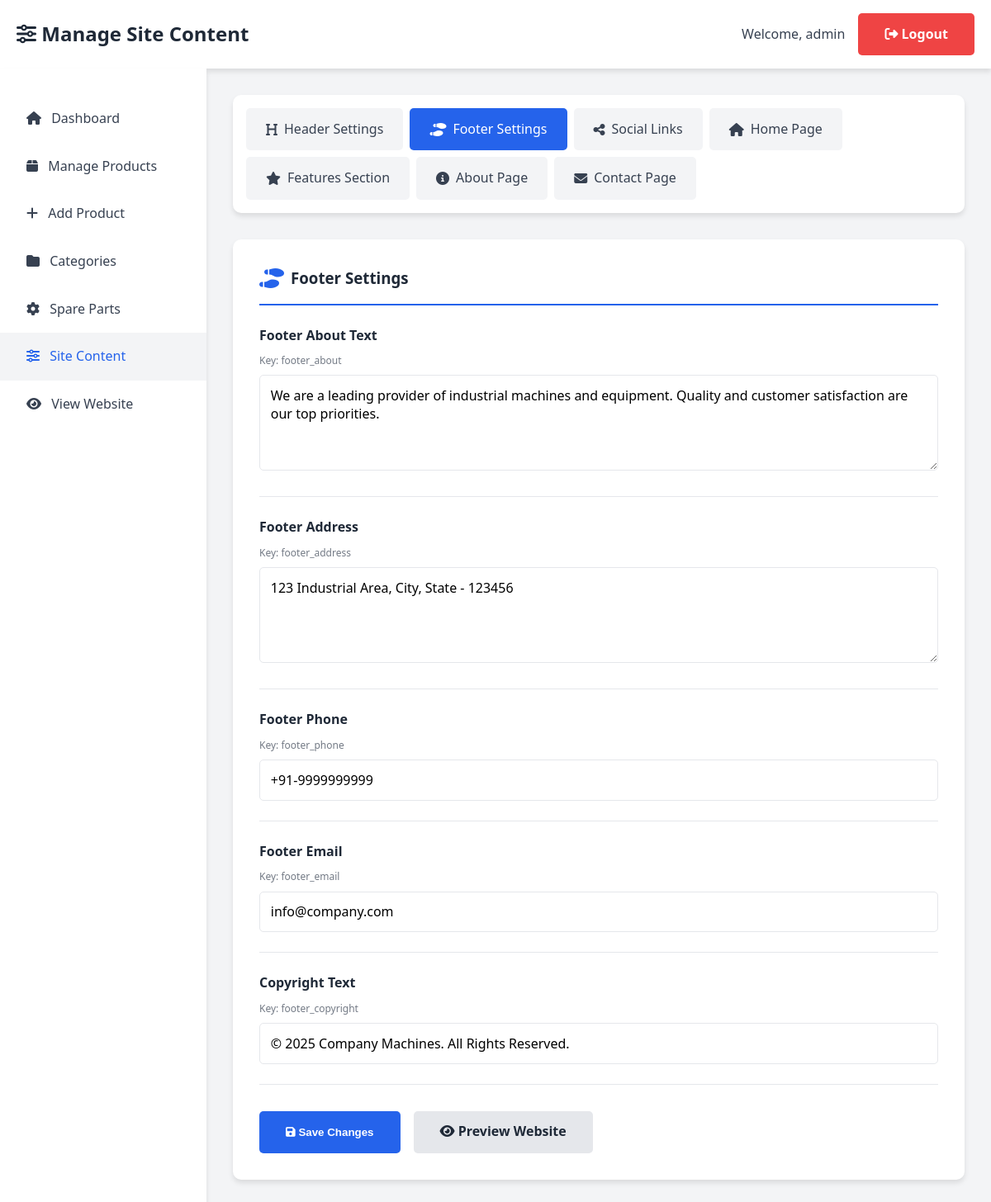
Page /admin/site_settings.php?group=footer (signed in) on the committed database.
### tables this page shows
CREATE TABLE IF NOT EXISTS site_settings (
    id INT PRIMARY KEY AUTO_INCREMENT,
    setting_key VARCHAR(100) UNIQUE NOT NULL,
    setting_value TEXT,
    setting_type ENUM('text', 'textarea', 'image', 'html') DEFAULT 'text',
    setting_group VARCHAR(50) DEFAULT 'general',
    setting_label VARCHAR(100),
    display_order INT DEFAULT 0,
    updated_at TIMESTAMP DEFAULT CURRENT_TIMESTAMP ON UPDATE CURRENT_TIMESTAMP
);

### admin/site_settings.php (the view, shortened to what this page needs)
<?php
require_once '../config.php';
$current_group = isset($_GET['group']) ? $_GET['group'] : 'header';
$groups = [
    'header' => ['label' => 'Header Settings', 'icon' => 'fa-heading'],
    'footer' => ['label' => 'Footer Settings', 'icon' => 'fa-shoe-prints'],
    'social' => ['label' => 'Social Links', 'icon' => 'fa-share-alt'],
    'home' => ['label' => 'Home Page', 'icon' => 'fa-home'],
    'features' => ['label' => 'Features Section', 'icon' => 'fa-star'],
    'about' => ['label' => 'About Page', 'icon' => 'fa-info-circle'],
    'contact' => ['label' => 'Contact Page', 'icon' => 'fa-envelope']
];
$query = "SELECT * FROM site_settings WHERE setting_group = '$current_group' ORDER BY display_order ASC";
$result = mysqli_query($conn, $query);
$settings = [];
while ($row = mysqli_fetch_assoc($result)) {
    $settings[] = $row;
}
?>
<!DOCTYPE html>
<html lang="en">
<head>
    <link rel="stylesheet" href="../css/style.css">
    <link rel="stylesheet" href="https://cdnjs.cloudflare.com/ajax/libs/font-awesome/6.4.0/css/all.min.css">
</head>
<body class="admin-page">
    <div class="admin-header">
        <div class="container">
            <h1><i class="fas fa-sliders-h"></i> Manage Site Content</h1>
            <div class="admin-user">
                <span>Welcome, <?php echo $_SESSION['admin_username']; ?></span>
                <a href="logout.php" class="btn btn-danger"><i class="fas fa-sign-out-alt"></i> Logout</a>
            </div>
        </div>
    </div>
    <div class="admin-container">
        <div class="admin-sidebar">
            <ul>
                <li><a href="dashboard.php"><i class="fas fa-home"></i> Dashboard</a></li>
                <li><a href="products.php"><i class="fas fa-box"></i> Manage Products</a></li>
                <li><a href="add_product.php"><i class="fas fa-plus"></i> Add Product</a></li>
                <li><a href="categories.php"><i class="fas fa-folder"></i> Categories</a></li>
                <li><a href="spare_parts.php"><i class="fas fa-cog"></i> Spare Parts</a></li>
                <li><a href="site_settings.php" class="active"><i class="fas fa-sliders-h"></i> Site Content</a></li>
                <li><a href="../index.php" target="_blank"><i class="fas fa-eye"></i> View Website</a></li>
            </ul>
        </div>
        <div class="admin-content">
            <div class="settings-tabs">
                <?php foreach ($groups as $key => $group): ?>
                    <a href="site_settings.php?group=<?php echo $key; ?>"
                       class="settings-tab <?php echo $current_group == $key ? 'active' : ''; ?>">
                        <i class="fas <?php echo $group['icon']; ?>"></i>
                        <?php echo $group['label']; ?>
                    </a>
                <?php endforeach; ?>
            </div>
            <div class="form-container">
                <div class="group-header">
                    <i class="fas <?php echo $groups[$current_group]['icon']; ?>"></i>
                    <h3><?php echo $groups[$current_group]['label']; ?></h3>
                </div>
                <form method="POST" action="" class="settings-form">
                    <?php if (count($settings) > 0): ?>
                        <?php foreach ($settings as $setting): ?>
                            <div class="form-group">
                                <label for="<?php echo $setting['setting_key']; ?>">
                                    <?php echo htmlspecialchars($setting['setting_label']); ?>
                                </label>
                                <div class="setting-key">Key: <?php echo $setting['setting_key']; ?></div>
                                <?php if ($setting['setting_type'] == 'textarea'): ?>
                                    <textarea
                                        id="<?php echo $setting['setting_key']; ?>"
                                        name="settings[<?php echo $setting['setting_key']; ?>]"
                                        rows="4"><?php echo htmlspecialchars($setting['setting_value']); ?></textarea>
                                <?php else: ?>
                                    <input
                                        type="text"
                                        id="<?php echo $setting['setting_key']; ?>"
                                        name="settings[<?php echo $setting['setting_key']; ?>]"
                                        value="<?php echo htmlspecialchars($setting['setting_value']); ?>">
                                <?php endif; ?>
                            </div>
                        <?php endforeach; ?>
                        <div class="form-actions">
                            <button type="submit" class="btn btn-primary">
                                <i class="fas fa-save"></i> Save Changes
                            </button>
                            <a href="../index.php" target="_blank" class="btn btn-secondary">
                                <i class="fas fa-eye"></i> Preview Website
                            </a>
                        </div>
                    <?php else: ?>
                        <p>No settings found for this section.</p>
                    <?php endif; ?>
                </form>
            </div>
        </div>
    </div>
</body>
</html>

### css/style.css (style rules this page uses)
* { margin: 0; padding: 0; box-sizing: border-box; }
:root { --primary-color: #2563eb; --secondary-color: #1e40af; --accent-color: #dc2626; --success-color: #10b981; --danger-color: #ef4444; --warning-color: #f59e0b; --dark-color: #1f2937; --light-color: #f3f4f6; --white-color: #ffffff; --text-color: #374151; --border-color: #e5e7eb; --shadow: 0 4px 6px rgba(0, 0, 0, 0.1); --shadow-lg: 0 10px 25px rgba(0, 0, 0, 0.1); }
body { font-family: 'Segoe UI', Tahoma, Geneva, Verdana, sans-serif; line-height: 1.6; color: var(--text-color); background-color: var(--white-color); }
a { text-decoration: none; color: inherit; }
.container { max-width: 1200px; margin: 0 auto; padding: 0 20px; }
.btn { display: inline-block; padding: 0.8rem 2rem; border-radius: 5px; text-decoration: none; font-weight: 600; transition: all 0.3s; border: none; cursor: pointer; }
.btn-primary { background-color: var(--primary-color); color: white; }
.btn-secondary { background-color: var(--border-color); color: var(--dark-color); }
.btn-danger { background-color: var(--danger-color); color: white; }
.form-group { margin-bottom: 1.5rem; }
.form-group label { display: block; margin-bottom: 0.5rem; font-weight: 500; color: var(--dark-color); }
.form-group input, .form-group select, .form-group textarea { width: 100%; padding: 0.8rem; border: 1px solid var(--border-color); border-radius: 5px; font-family: inherit; }
.admin-page { background-color: var(--light-color); }
.admin-header { background-color: white; box-shadow: var(--shadow); padding: 1rem 0; }
.admin-header .container { display: flex; justify-content: space-between; align-items: center; flex-wrap: wrap; gap: 1rem; }
.admin-header h1 { color: var(--dark-color); font-size: 1.5rem; }
.admin-user { display: flex; gap: 1rem; align-items: center; }
.admin-container { display: flex; min-height: calc(100vh - 100px); }
.admin-sidebar { width: 250px; background-color: white; padding: 2rem 0; box-shadow: var(--shadow); flex-shrink: 0; }
.admin-sidebar ul { list-style: none; }
.admin-sidebar a { display: block; padding: 1rem 2rem; color: var(--text-color); text-decoration: none; transition: background-color 0.3s; }
.admin-sidebar a:hover, .admin-sidebar a.active { background-color: var(--light-color); color: var(--primary-color); }
.admin-sidebar i { margin-right: 0.5rem; }
.admin-content { flex: 1; padding: 2rem; min-width: 0; }
.form-container { background-color: white; padding: 2rem; border-radius: 10px; box-shadow: var(--shadow); }
.form-actions { display: flex; gap: 1rem; margin-top: 2rem; flex-wrap: wrap; }

### admin/site_settings.php (style rules this page uses)
.settings-tabs { display: flex; flex-wrap: wrap; gap: 0.5rem; margin-bottom: 2rem; background: white; padding: 1rem; border-radius: 10px; box-shadow: var(--shadow); }
.settings-tab { padding: 0.8rem 1.5rem; background: var(--light-color); border: none; border-radius: 5px; color: var(--text-color); text-decoration: none; font-weight: 500; transition: all 0.3s; display: flex; align-items: center; gap: 0.5rem; }
.settings-tab.active { background: var(--primary-color); color: white; }
.settings-form .form-group { margin-bottom: 1.5rem; padding-bottom: 1.5rem; border-bottom: 1px solid var(--border-color); }
.settings-form label { font-weight: 600; color: var(--dark-color); margin-bottom: 0.5rem; display: block; }
.settings-form .setting-key { font-size: 0.75rem; color: var(--text-color); opacity: 0.7; margin-bottom: 0.5rem; }
.settings-form input[type="text"], .settings-form textarea { width: 100%; padding: 0.8rem; border: 1px solid var(--border-color); border-radius: 5px; font-size: 1rem; }
.settings-form textarea { min-height: 100px; resize: vertical; }
.group-header { display: flex; align-items: center; gap: 0.5rem; margin-bottom: 1.5rem; padding-bottom: 1rem; border-bottom: 2px solid var(--primary-color); }
.group-header i { font-size: 1.5rem; color: var(--primary-color); }
.group-header h3 { margin: 0; color: var(--dark-color); }

### rows in the picture
site_settings: setting_label "Footer About Text", setting_key "footer_about", setting_key+setting_value "We are a leading provider of industrial machines and equipment. Quality and customer satisfaction are our top priorities."
site_settings: setting_label "Footer Address", setting_key "footer_address", setting_key+setting_value "123 Industrial Area, City, State - 123456"
site_settings: setting_label "Footer Phone", setting_key "footer_phone", setting_value "+91-9999999999"
site_settings: setting_label "Footer Email", setting_key "footer_email", setting_value "info@company.com"
site_settings: setting_label "Copyright Text", setting_key "footer_copyright", setting_value "© 2025 Company Machines. All Rights Reserved."

### other values in the picture
$_SESSION['admin_username'] "admin"
$group['label'] "Header Settings"
$group['label'] "Footer Settings"
$group['label'] "Social Links"
$group['label'] "Home Page"
$group['label'] "Features Section"
$group['label'] "About Page"
$group['label'] "Contact Page"
$groups[$current_group]['label'] "Footer Settings"
